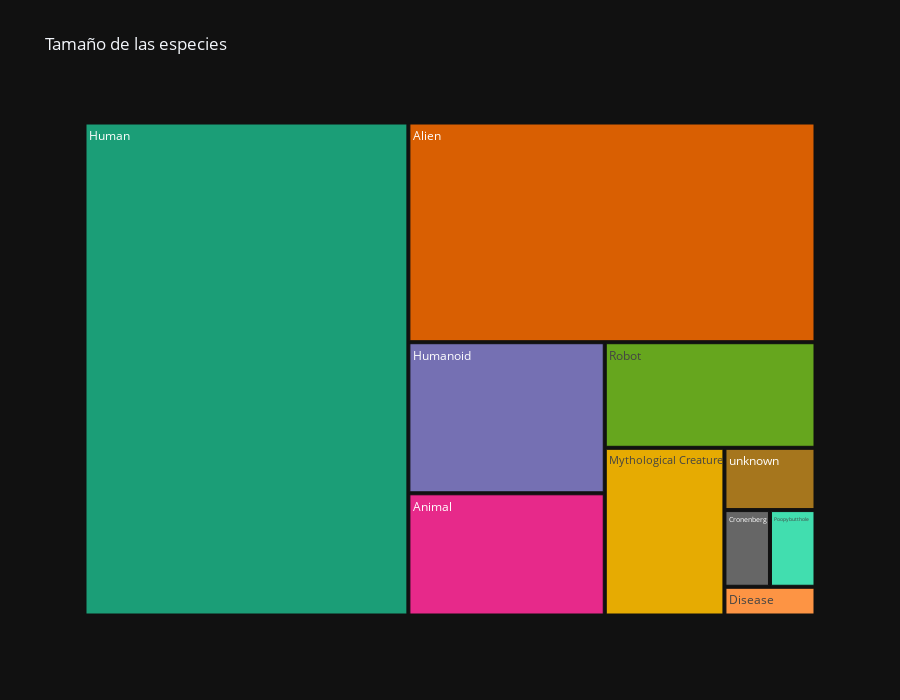

The cell this chart's notebook holds for it:
### Code cell
px.treemap(especies, path=[especies.index], values=especies, height=700, title='Tamaño de las especies', color_discrete_sequence = px.colors.qualitative.Dark2, template= 'plotly_dark')

### Figure 1 — Plotly figure (JSON) as saved in the notebook; plotly's stock layout.template omitted (floating-point values rounded to 4 significant figures)
{"data": [{"branchvalues": "total", "domain": {"x": [0, 1], "y": [0, 1]}, "hovertemplate": "labels=%{label}<br>value=%{value}<br>parent=%{parent}<br>id=%{id}<extra></extra>", "ids": ["Alien", "Animal", "Cronenberg", "Disease", "Human", "Humanoid", "Mythological Creature", "Poopybutthole", "Robot", "unknown"], "labels": ["Alien", "Animal", "Cronenberg", "Disease", "Human", "Humanoid", "Mythological Creature", "Poopybutthole", "Robot", "unknown"], "name": "", "parents": ["", "", "", "", "", "", "", "", "", ""], "type": "treemap", "values": [205, 55, 8, 6, 366, 68, 46, 8, 51, 13]}], "layout": {"height": 700, "legend": {"tracegroupgap": 0}, "title": {"text": "Tamaño de las especies"}, "treemapcolorway": ["rgb(27,158,119)", "rgb(217,95,2)", "rgb(117,112,179)", "rgb(231,41,138)", "rgb(102,166,30)", "rgb(230,171,2)", "rgb(166,118,29)", "rgb(102,102,102)"]}}
